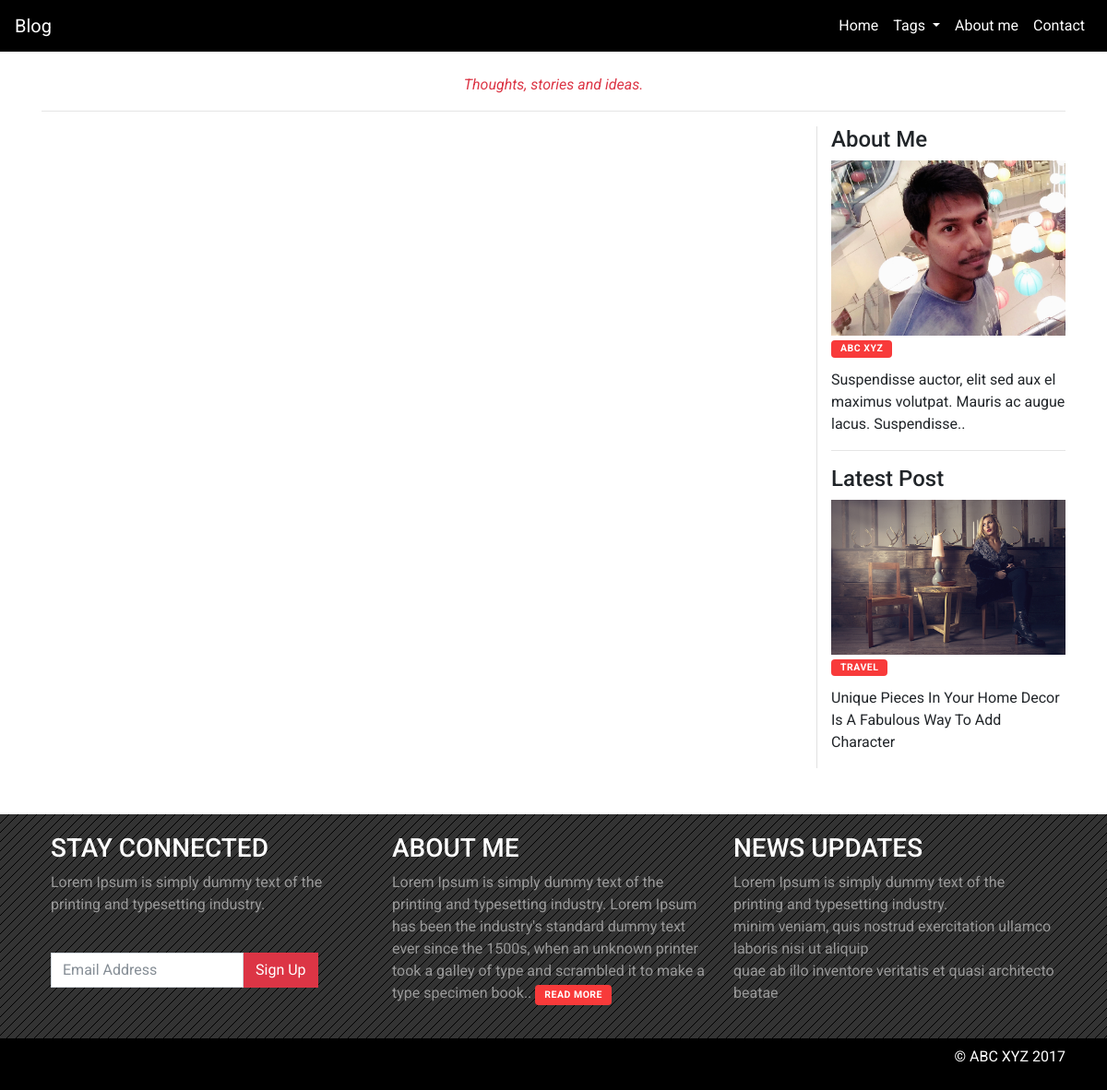
The app's page /post/3/, older data.
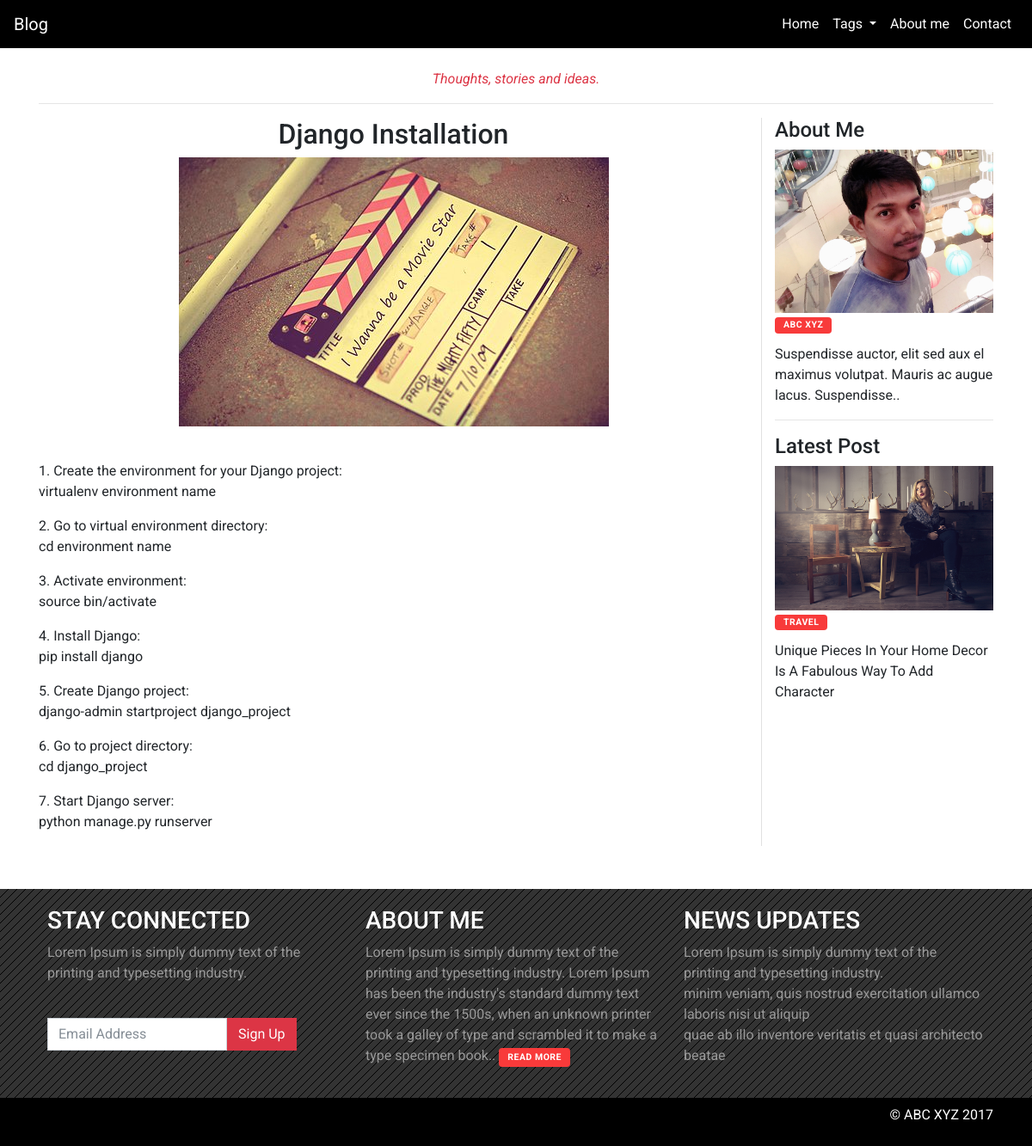
The same page, newer data.
### blogapp/models.py (models this page shows, shortened)
class Blog(models.Model):
    title = models.CharField(max_length=100, blank=False, null=False)
    post_image = models.ImageField(upload_to = 'post_img/', default = 'post_img/post.png', blank=True, null=True)
    tag = models.ForeignKey(Tags, models.DO_NOTHING)
    user = models.ForeignKey(User, models.DO_NOTHING)
    created_at = models.DateTimeField(auto_now_add=True)
    updated_at = models.DateTimeField(auto_now=True)
    description = models.TextField(blank=False, null=False)
    short_description = models.TextField(blank=False, null=False)
    class Meta:
        verbose_name = 'Blog'
        verbose_name_plural = 'Blogs'

### blogapp/views.py (the view)
# urls.py: url(r'^post/(?P<post_id>\d+)/$', views.Post.as_view(template_name='post.html'), name='post'),
class Post(TemplateView):
    def get(self, request, **kwargs):
        post_id = int(kwargs['post_id'])
        try:
            post_detail = Blog.objects.get(pk=post_id)
        except:
            post_detail = None
        tagdetails = Tags.objects.all()
        return render(request, self.template_name, { 'post_detail': post_detail, 'tagdetails': tagdetails })

### templates/post.html (shortened to what this page needs)
{% extends 'base.html' %}
{% load static %}
{% block content %}
    <div class="container">
        <div class="row">
            <div class="col-md-12 text-center">
                <br>
                <p class="text-danger"><i>Thoughts, stories and ideas.</i></p>
                <hr>
            </div>
        </div>
        <div class="row">
            <div class="col-md-9">
                <h2 class="text-center">{{ post_detail.title }}</h2>
                <div class="post_image">
                    <img src="{{ post_detail.post_image.url }}" class="mx-auto d-block img-fluid">
                </div>
                <div class="post_description">
                    <br>
                    {% autoescape off %}
                        <p>{{ post_detail.description }}</p>
                    {% endautoescape %}
                </div>
            </div>
            <div class="col-md-3 sidebar">
                <div class="widget_content">
                    <div class="widget-title">
                        <h4>About Me</h4>
                    </div>
                    <div class="widget-content">
                        <img src="{% static 'images/img_profile.jpg' %}" class="img-fluid">
                        <h2><a href="#" class="category sidebar-btn">Abc Xyz</a></h2>
                        <p>Suspendisse auctor, elit sed aux el maximus volutpat. Mauris ac augue lacus. Suspendisse..</p>
                    </div>
                </div>
                <hr>
                <div class="widget_content">
                    <div class="widget-title">
                        <h4>Latest Post</h4>
                    </div>
                    <div class="widget-content">
                        <img src="{% static 'images/banner.jpg' %}" class="img-fluid">
                        <h2><a href="#" class="category sidebar-btn">TRAVEL</a></h2>
                        <p>Unique Pieces In Your Home Decor Is A Fabulous Way To Add Character</p>
                    </div>
                </div>
            </div>
        </div>
    </div>
{% endblock %}

Row changes from the older to the newer data that the page shows:
added Blog: title "Django Installation", post_image (picture), description "1. Create the environment for your Django project: virtualenv environment name 2. Go to virtual environment directory: cd environment name 3. Activate environment: source bin/activate 4. Install Django: pip install django 5. Create Django project: django-admin startproject django_project 6. Go to project directory: cd django_project 7. Start Django server: python manage.py runserver"
